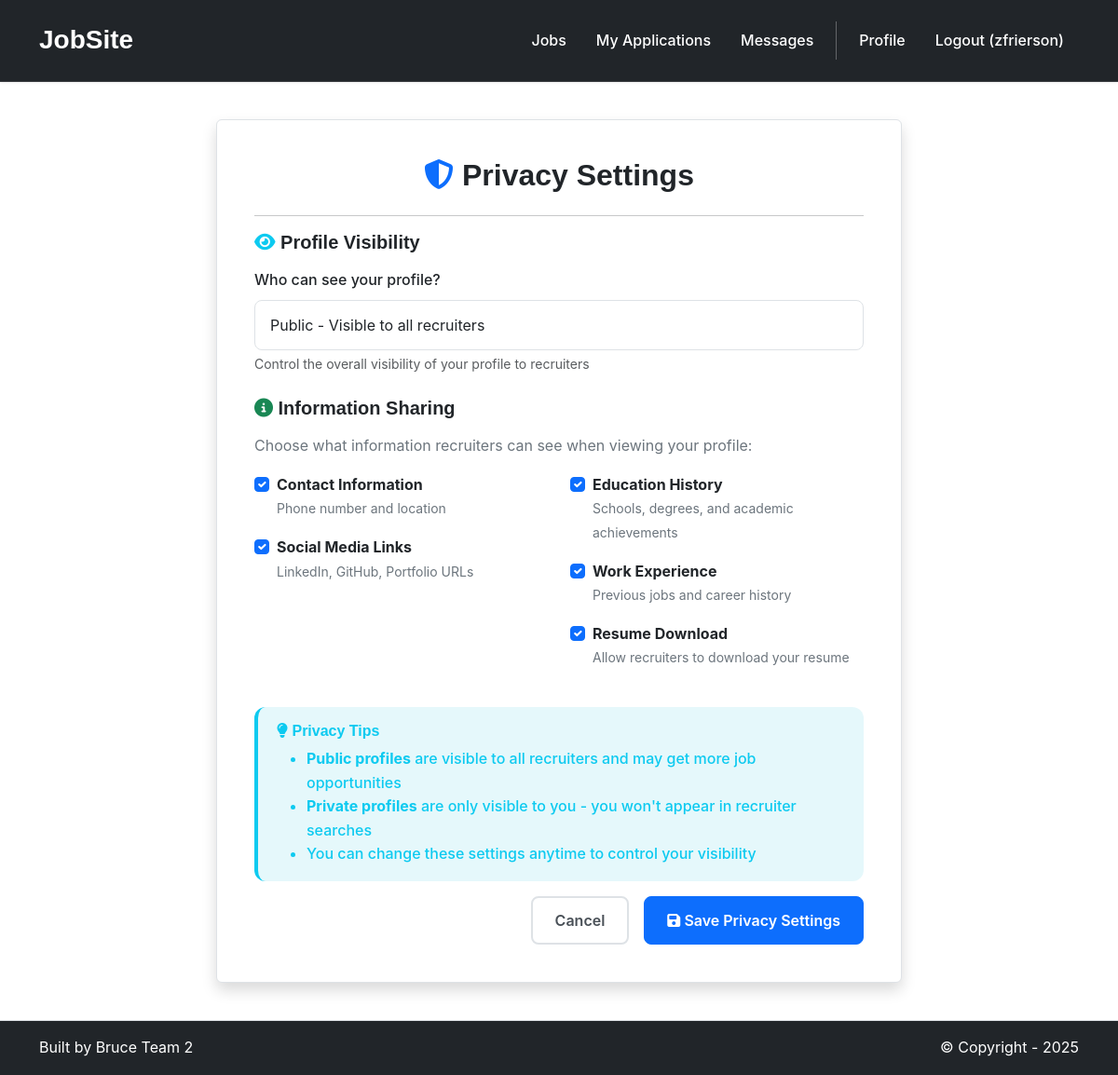
The page /accounts/profile/privacy/ (signed in) on the database its author committed.
### accounts/models.py (models this page shows, shortened)
class JobSeekerProfile(models.Model):
    user_profile = models.OneToOneField(UserProfile, on_delete=models.CASCADE, related_name='job_seeker_profile')
    headline = models.CharField(max_length=200, blank=True, help_text="Professional headline (e.g., 'Senior Python Developer')")
    summary = models.TextField(blank=True, help_text="Professional summary about yourself")
    skills = models.TextField(blank=True, help_text="List your skills (comma-separated)")
    location = models.CharField(max_length=200, blank=True)
    phone = models.CharField(max_length=20, blank=True)
    linkedin_url = models.URLField(blank=True)
    github_url = models.URLField(blank=True)
    portfolio_url = models.URLField(blank=True)
    resume_file = models.FileField(upload_to='resumes/', blank=True, null=True)
    is_available = models.BooleanField(default=True, help_text="Are you currently looking for opportunities?")
    commute_radius = models.PositiveIntegerField(
        default=25,
        help_text="Preferred maximum commute distance in miles",
        choices=[
            (5, '5 miles'),
            (10, '10 miles'),
            (15, '15 miles'),
            (25, '25 miles'),
            (50, '50 miles'),
            (100, '100 miles'),
        ]
    )
    show_contact_info = models.BooleanField(default=True, help_text="Allow recruiters to see your contact information")
    show_social_links = models.BooleanField(default=True, help_text="Allow recruiters to see your social media links")
    show_education = models.BooleanField(default=True, help_text="Allow recruiters to see your education history")
    show_experience = models.BooleanField(default=True, help_text="Allow recruiters to see your work experience")
    show_resume = models.BooleanField(default=True, help_text="Allow recruiters to download your resume")
    profile_visibility = models.CharField(
        max_length=20,
        choices=[
            ('public', 'Public - Visible to all recruiters'),
            ('private', 'Private - Only visible to you'),
        ],
        default='public',
        help_text="Control who can see your profile"
    )

### accounts/views.py (the view)
# urls.py: path('profile/privacy/', views.privacy_settings, name='accounts.privacy_settings'),
@login_required
def privacy_settings(request):
    if not request.user.profile.is_job_seeker:
        messages.error(request, 'Access denied.')
        return redirect('home.index')
    template_data = {'title': 'Privacy Settings'}
    if request.method == 'POST':
        form = PrivacySettingsForm(request.POST, instance=request.user.profile.job_seeker_profile)
        if form.is_valid():
            form.save()
            messages.success(request, 'Privacy settings updated successfully!')
            profile_url = reverse('accounts.profile', kwargs={'username': request.user.username})
            return redirect(profile_url)
    else:
        form = PrivacySettingsForm(instance=request.user.profile.job_seeker_profile)
    template_data['form'] = form
    return render(request, 'accounts/privacy_settings.html', {'template_data': template_data})

### accounts/models.py (called while the page is built)
    @property
    def is_job_seeker(self):
        return self.user_type == 'job_seeker'

    @property
    def is_recruiter(self):
        return self.user_type == 'recruiter'

### accounts/templates/accounts/privacy_settings.html (shortened to what this page needs)
{% extends 'base.html' %}
{% block content %}
<div class="p-3 mt-4">
  <div class="container">
    <div class="row justify-content-center">
      <div class="col-md-8">
        <div class="card shadow p-3 mb-4 rounded">
          <div class="card-body">
            <h2 class="card-title text-center mb-4">
              <i class="fas fa-shield-alt text-primary"></i> Privacy Settings
            </h2>
            <hr />
            <form method="post">
              <div class="mb-4">
                <h5 class="mb-3">
                  <i class="fas fa-eye text-info"></i> Profile Visibility
                </h5>
                <div class="mb-3">
                  <label for="{{ template_data.form.profile_visibility.id_for_label }}" class="form-label">Who can see your profile?</label>
                  {{ template_data.form.profile_visibility }}
                  <div class="form-text">Control the overall visibility of your profile to recruiters</div>
                </div>
              </div>
              <div class="mb-4">
                <h5 class="mb-3">
                  <i class="fas fa-info-circle text-success"></i> Information Sharing
                </h5>
                <p class="text-muted mb-3">Choose what information recruiters can see when viewing your profile:</p>
                <div class="row">
                  <div class="col-md-6">
                    <div class="form-check mb-3">
                      {{ template_data.form.show_contact_info }}
                      <label class="form-check-label" for="{{ template_data.form.show_contact_info.id_for_label }}">
                        <strong>Contact Information</strong>
                        <br><small class="text-muted">Phone number and location</small>
                      </label>
                    </div>
                    <div class="form-check mb-3">
                      {{ template_data.form.show_social_links }}
                      <label class="form-check-label" for="{{ template_data.form.show_social_links.id_for_label }}">
                        <strong>Social Media Links</strong>
                        <br><small class="text-muted">LinkedIn, GitHub, Portfolio URLs</small>
                      </label>
                    </div>
                  </div>
                  <div class="col-md-6">
                    <div class="form-check mb-3">
                      {{ template_data.form.show_education }}
                      <label class="form-check-label" for="{{ template_data.form.show_education.id_for_label }}">
                        <strong>Education History</strong>
                        <br><small class="text-muted">Schools, degrees, and academic achievements</small>
                      </label>
                    </div>
                    <div class="form-check mb-3">
                      {{ template_data.form.show_experience }}
                      <label class="form-check-label" for="{{ template_data.form.show_experience.id_for_label }}">
                        <strong>Work Experience</strong>
                        <br><small class="text-muted">Previous jobs and career history</small>
                      </label>
                    </div>
                    <div class="form-check mb-3">
                      {{ template_data.form.show_resume }}
                      <label class="form-check-label" for="{{ template_data.form.show_resume.id_for_label }}">
                        <strong>Resume Download</strong>
                        <br><small class="text-muted">Allow recruiters to download your resume</small>
                      </label>
                    </div>
                  </div>
                </div>
              </div>
              <div class="alert alert-info" role="alert">
                <h6 class="alert-heading">
                  <i class="fas fa-lightbulb"></i> Privacy Tips
                </h6>
                <ul class="mb-0">
                  <li><strong>Public profiles</strong> are visible to all recruiters and may get more job opportunities</li>
                  <li><strong>Private profiles</strong> are only visible to you - you won't appear in recruiter searches</li>
                  <li>You can change these settings anytime to control your visibility</li>
                </ul>
              </div>
              <div class="d-grid gap-2 d-md-flex justify-content-md-end">
                <a href="{% url 'accounts.profile' user.username %}" class="btn btn-outline-secondary me-md-2">Cancel</a>
                <button type="submit" class="btn btn-primary">
                  <i class="fas fa-save"></i> Save Privacy Settings
                </button>
              </div>
            </form>
          </div>
        </div>
      </div>
    </div>
  </div>
</div>
{% endblock content %}

### jobsite/templates/base.html (shortened to what this page needs)
<!DOCTYPE html>
<html>
{% load static %}
<head>
  <link href="https://cdn.jsdelivr.net/npm/bootstrap@5.3.3/dist/css/bootstrap.min.css" rel="stylesheet"
>
  <link rel="stylesheet" href="https://cdnjs.cloudflare.com/ajax/libs/font-awesome/6.1.1/css/all.min.css">
  <link href="https://api.fontshare.com/v2/css?f[]=clash-display@600,700&f[]=cabinet-grotesk@400,500,700&display=swap" rel="stylesheet">
  <link rel="stylesheet" href="{% static 'css/custom-style.css' %}">
  <link rel="stylesheet" href="{% static 'css/profile-enhancements.css' %}">
  <link rel="stylesheet" href="https://code.jquery.com/ui/1.14.1/themes/base/jquery-ui.css">
</head>
<body class="d-flex flex-column min-vh-100">
  <nav class="p-3 navbar navbar-dark bg-dark navbar-expand-lg">
    <div class="container">
      <a class="navbar-brand" href="{% url 'home.index' %}">
        <p class="mb-0">JobSite</p>
      </a>
      <div class="collapse navbar-collapse" id="navbarNavAltMarkup">
        <div class="navbar-nav ms-auto navbar-ml">
          <a class="nav-link" href="{% url 'jobs.list' %}">Jobs</a>
          {% if user.is_authenticated %}
          {% if user.is_superuser and not user.profile.is_recruiter and not user.profile.is_job_seeker %}
          <a class="nav-link" href="{% url 'messaging:inbox' %}">Messages</a>
          <div class="vr bg-white mx-2 d-none d-lg-block"></div>
          <a class="nav-link" href="{% url 'home.admin_dashboard' %}">Admin</a>
          <a class="nav-link" href="{% url 'accounts.logout' %}">Logout ({{ user.username }})</a>
          {% else %}
          {% if user.profile.is_recruiter %}
          <a class="nav-link" href="{% url 'jobs.my_jobs' %}">My Jobs</a>
          <a class="nav-link" href="{% url 'candidates.candidate_search' %}">Find Talent</a>
          {% elif user.profile.is_job_seeker %}
          <a class="nav-link" href="{% url 'jobs.my_applications' %}">My Applications</a>
          {% endif %}
          <a class="nav-link" href="{% url 'messaging:inbox' %}">Messages</a>
          <a class="nav-link" href="{% url 'accounts.profile' user.username %}">Profile</a>
          <a class="nav-link" href="{% url 'accounts.logout' %}">Logout ({{ user.username }})</a>
          {% endif %}
          {% else %}
          <a class="nav-link" href="{% url 'accounts.login' %}">Login</a>
          <a class="nav-link" href="{% url 'accounts.signup' %}">Sign Up</a>
          {% endif %}
        </div>
      </div>
    </div>
  </nav>
  <div class="flex-grow-1">
    {% block content %}
    {% endblock content %}
  </div>
  <section class="p-3 ms-footer-bottom bg-dark">
    <div class="container d-flex justify-content-between">
      <div class="me-5 text-white">
        <span>Built by Bruce Team 2</span>
      </div>
      <div class="text-white">
        <span>© Copyright - 2025</span>
      </div>
    </div>
  </section>
</body>
</html>

### rows shown on the page
JobSeekerProfile: profile_visibility "Public - Visible to all recruiters", show_contact_info "☑", show_social_links "☑", show_education "☑", show_experience "☑", show_resume "☑"

### other values the page prints
{{ user.username }} "zfrierson"
